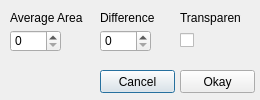
<?xml version="1.0" encoding="UTF-8"?>
<ui version="4.0">
 <class>DLG_BlurSettings</class>
 <widget class="QDialog" name="DLG_BlurSettings">
  <property name="geometry">
   <rect>
    <x>0</x>
    <y>0</y>
    <width>260</width>
    <height>100</height>
   </rect>
  </property>
  <property name="windowTitle">
   <string>Dialog</string>
  </property>
  <widget class="QPushButton" name="btn_cancel">
   <property name="geometry">
    <rect>
     <x>100</x>
     <y>70</y>
     <width>75</width>
     <height>23</height>
    </rect>
   </property>
   <property name="text">
    <string>Cancel</string>
   </property>
  </widget>
  <widget class="QLabel" name="lbl_difference">
   <property name="geometry">
    <rect>
     <x>100</x>
     <y>10</y>
     <width>61</width>
     <height>16</height>
    </rect>
   </property>
   <property name="text">
    <string>Difference</string>
   </property>
  </widget>
  <widget class="QSpinBox" name="spinBox_blurAverageArea">
   <property name="geometry">
    <rect>
     <x>10</x>
     <y>30</y>
     <width>51</width>
     <height>22</height>
    </rect>
   </property>
   <property name="minimum">
    <number>0</number>
   </property>
   <property name="maximum">
    <number>255</number>
   </property>
   <property name="value">
    <number>0</number>
   </property>
  </widget>
  <widget class="QPushButton" name="btn_ok">
   <property name="geometry">
    <rect>
     <x>180</x>
     <y>70</y>
     <width>75</width>
     <height>23</height>
    </rect>
   </property>
   <property name="text">
    <string>Okay</string>
   </property>
  </widget>
  <widget class="QCheckBox" name="checkBox_blurTransparent">
   <property name="geometry">
    <rect>
     <x>180</x>
     <y>30</y>
     <width>61</width>
     <height>21</height>
    </rect>
   </property>
   <property name="text">
    <string/>
   </property>
  </widget>
  <widget class="QLabel" name="lbl_area">
   <property name="geometry">
    <rect>
     <x>10</x>
     <y>10</y>
     <width>81</width>
     <height>16</height>
    </rect>
   </property>
   <property name="text">
    <string>Average Area</string>
   </property>
  </widget>
  <widget class="QSpinBox" name="spinBox_blurDifference">
   <property name="geometry">
    <rect>
     <x>100</x>
     <y>30</y>
     <width>51</width>
     <height>22</height>
    </rect>
   </property>
   <property name="minimum">
    <number>0</number>
   </property>
   <property name="maximum">
    <number>255</number>
   </property>
   <property name="value">
    <number>0</number>
   </property>
  </widget>
  <widget class="QLabel" name="lbl_transparent">
   <property name="geometry">
    <rect>
     <x>180</x>
     <y>10</y>
     <width>61</width>
     <height>16</height>
    </rect>
   </property>
   <property name="text">
    <string>Transparent</string>
   </property>
  </widget>
 </widget>
 <resources/>
 <connections/>
</ui>
